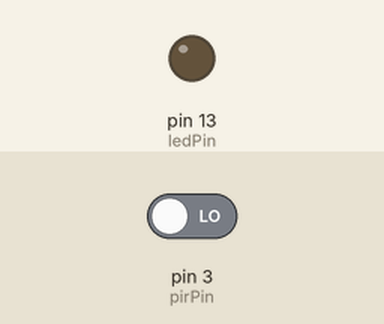
Recording of a sketch running on a simulated Arduino Uno, built with avr-gcc and run on an emulated ATmega328P. Shown: output pins drawn as LEDs (lit = HIGH). The inputs (shaded band) are chosen by the test bench; at power-on: pin 3 (pirPin) LOW.

Above: at 2.8 s.
2.9 s: pin 3 (pirPin) driven HIGH
At 4.2 s:
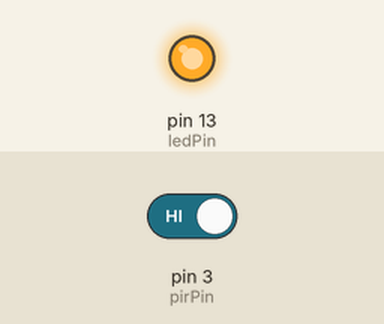
4.5 s: pin 3 (pirPin) driven LOW
At 5.7 s:
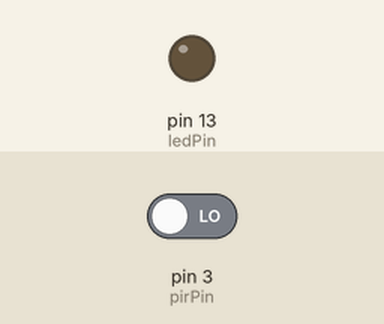
Timing chart, 0 to 7.5 s (numbered marks = the images above; inputs shaded):
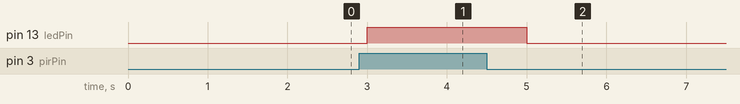

Measured:
- after the input at 2.9 s, pin 13 (ledPin): LOW → HIGH after 0.10 s
- after the input at 4.5 s, pin 13 (ledPin): HIGH → LOW after 0.50 s

The sketch:

HC-SR05.ino
```cpp
//人体感应模块实例代码;
int ledPin = 13;
int pirPin = 3;

int pirValue;
int sec = 0;

void setup()
{
  pinMode(ledPin, OUTPUT);
  pinMode(pirPin, INPUT);

  digitalWrite(ledPin, LOW);
  Serial.begin(9600);
}

void loop()
{
    pirValue = digitalRead(pirPin);
    digitalWrite(ledPin, pirValue);


  // 以下注释可以观察传感器输出状态
  delay(1000);
}
```
